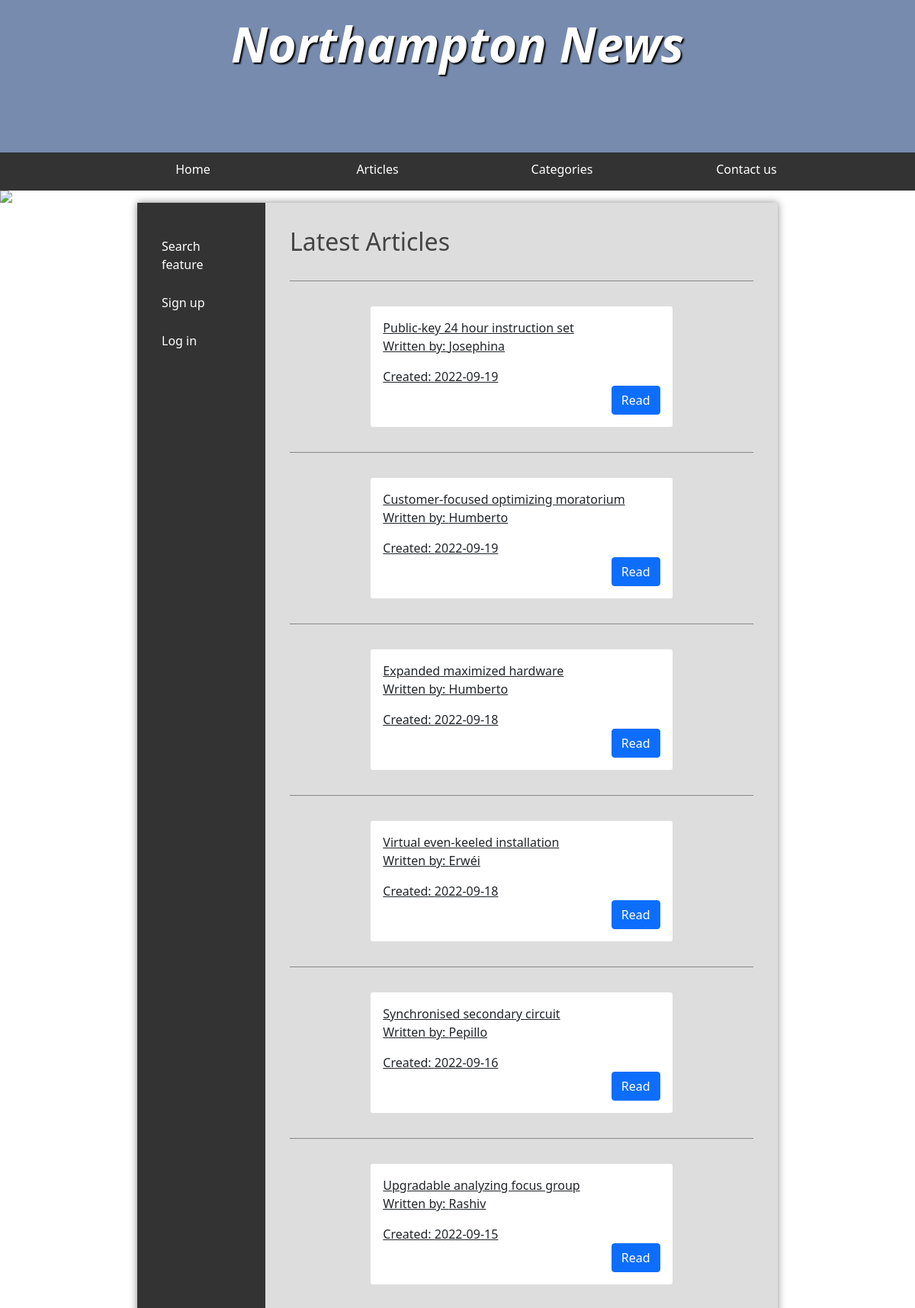
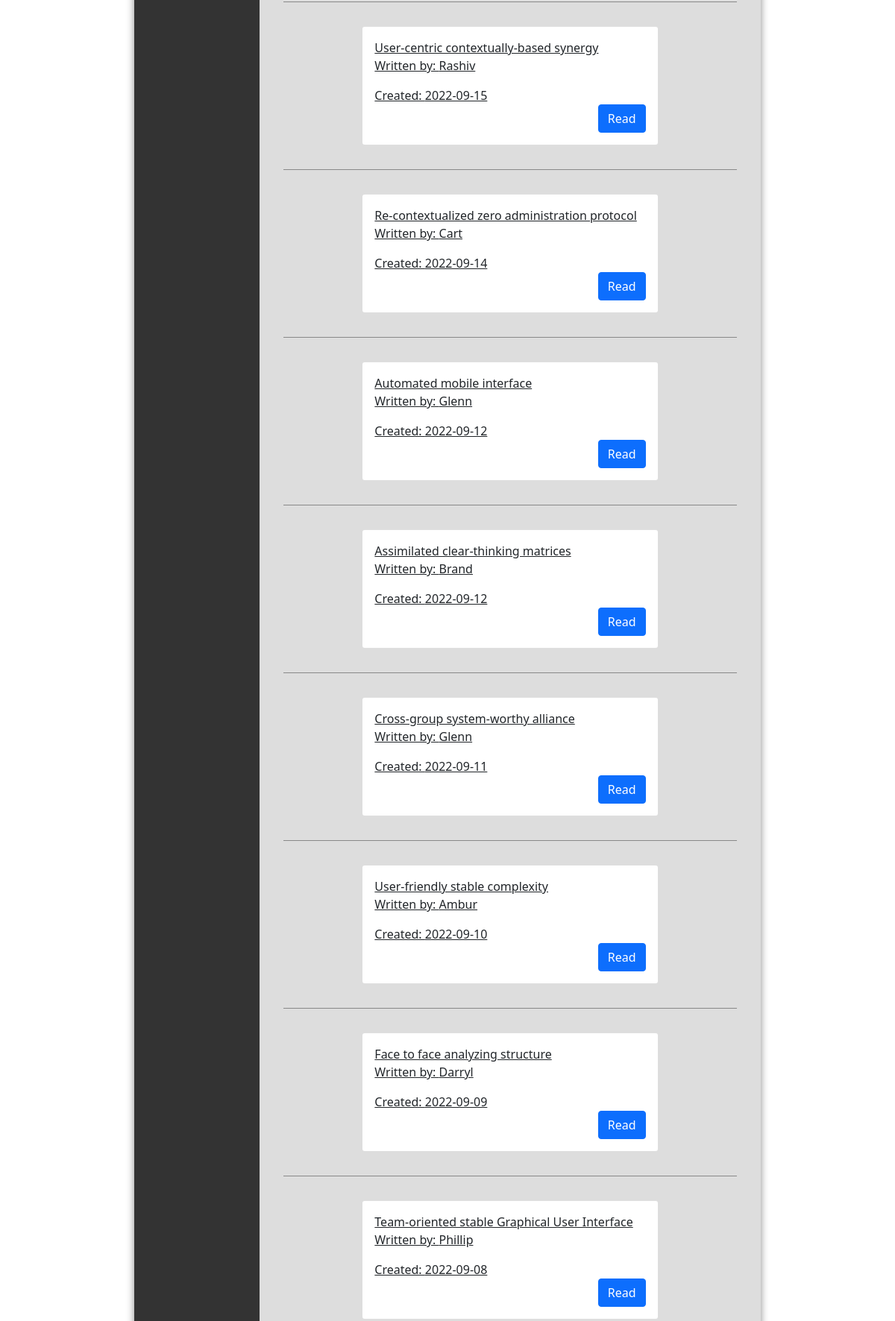
/latestArticle.php (upper part), run on the app's committed database (2 pictures, top to bottom).
### tables this page shows
CREATE TABLE `articles` (
  `articleName` varchar(100) NOT NULL,
  `articleAuthor` varchar(45) DEFAULT NULL,
  `creationDate` date DEFAULT NULL,
  `categoryName` varchar(45) DEFAULT NULL,
  `articleContent` longtext DEFAULT NULL
);

### dbAccessObject.php (called while the page is built, shortened)
<?php
	class DbAccessObject{
		private $pdo;
		public function __construct($server, $username, $password, $schema){
			$this->pdo = new PDO("mysql:host=$server;dbname=$schema", "root", "root",
			[ PDO::ATTR_ERRMODE => PDO::ERRMODE_EXCEPTION]);
		}
		public function retrieveLatestArticle(){
			$query = $this->pdo->query('
				SELECT *
				FROM articles
				ORDER BY creationDate DESC');
			return $query;
		}
	}

### latestArticle.php (the view)
<?php
	require 'header.php';
?>
<main>
	<?php
	require 'leftColumn.php';
?>
	<article>
		<h2>Latest Articles</h2>
		<form>
		</form>
		<?php
	$articles = $dbAccessObject->retrieveLatestArticle();
	foreach ($articles as $row){
		echo'
		<div class="row">
<div class="col-2"></div>
<div class="col-8"><div class="card">
<div class="card-body">
<a href="article.php?article=' . $row['articleName'] . '" class="link-dark text-monospace"
<h2 class="card-title">' . $row['articleName'] . '</h2>
  <p class="card-text">Written by: ' . $row['articleAuthor'] .'</p>
  <p class="card-text">Created: ' . $row['creationDate'] .'</p>
  <a href="article.php?article=' . $row['articleName'] . '" class="btn btn-primary float-end">Read</a>
</div>
</div></a></div>
<div class="col-2"></div>
</div>
		';
		echo '<form>';
		echo '</form>';
	}
?>
	</article>
</main>
<?php
	require 'footer.php';
?>

### styles.css (style rules this page uses)
* { margin: 0; padding: 0; }
html { font-family: 'Oxygen-Regular', times, verdana, sans-serif; }
body { background-color: #fff; }
main { min-height: 50vh; background-color: #ddd; width: 70vw; display: block; margin: auto; box-shadow: 0px 0px 10px #888; color:#444; }
main h2 { font-size:2em; }
p, li, h2 { margin-bottom: 1em; }
form { padding-top: 2em; margin-top: 2em; border-top: 1px solid #888; }
main { display: table; }
main > article { display: table-cell; padding: 2em; }

### data on the page
articles: articleName "Public-key 24 hour instruction set", articleAuthor "Josephina", creationDate "2022-09-19"
articles: articleName "Customer-focused optimizing moratorium", articleAuthor "Humberto", creationDate "2022-09-19"
articles: articleName "Expanded maximized hardware", articleAuthor "Humberto", creationDate "2022-09-18"
articles: articleName "Virtual even-keeled installation", articleAuthor "Erwéi", creationDate "2022-09-18"
articles: articleName "Synchronised secondary circuit", articleAuthor "Pepillo", creationDate "2022-09-16"
articles: articleName "Upgradable analyzing focus group", articleAuthor "Rashiv", creationDate "2022-09-15"
articles: articleName "User-centric contextually-based synergy", articleAuthor "Rashiv", creationDate "2022-09-15"
articles: articleName "Re-contextualized zero administration protocol", articleAuthor "Cart", creationDate "2022-09-14"
articles: articleName "Automated mobile interface", articleAuthor "Glenn", creationDate "2022-09-12"
articles: articleName "Assimilated clear-thinking matrices", articleAuthor "Brand", creationDate "2022-09-12"
articles: articleName "Cross-group system-worthy alliance", articleAuthor "Glenn", creationDate "2022-09-11"
articles: articleName "User-friendly stable complexity", articleAuthor "Ambur", creationDate "2022-09-10"
articles: articleName "Face to face analyzing structure", articleAuthor "Darryl", creationDate "2022-09-09"
articles: articleName "Team-oriented stable Graphical User Interface", articleAuthor "Phillip", creationDate "2022-09-08"
